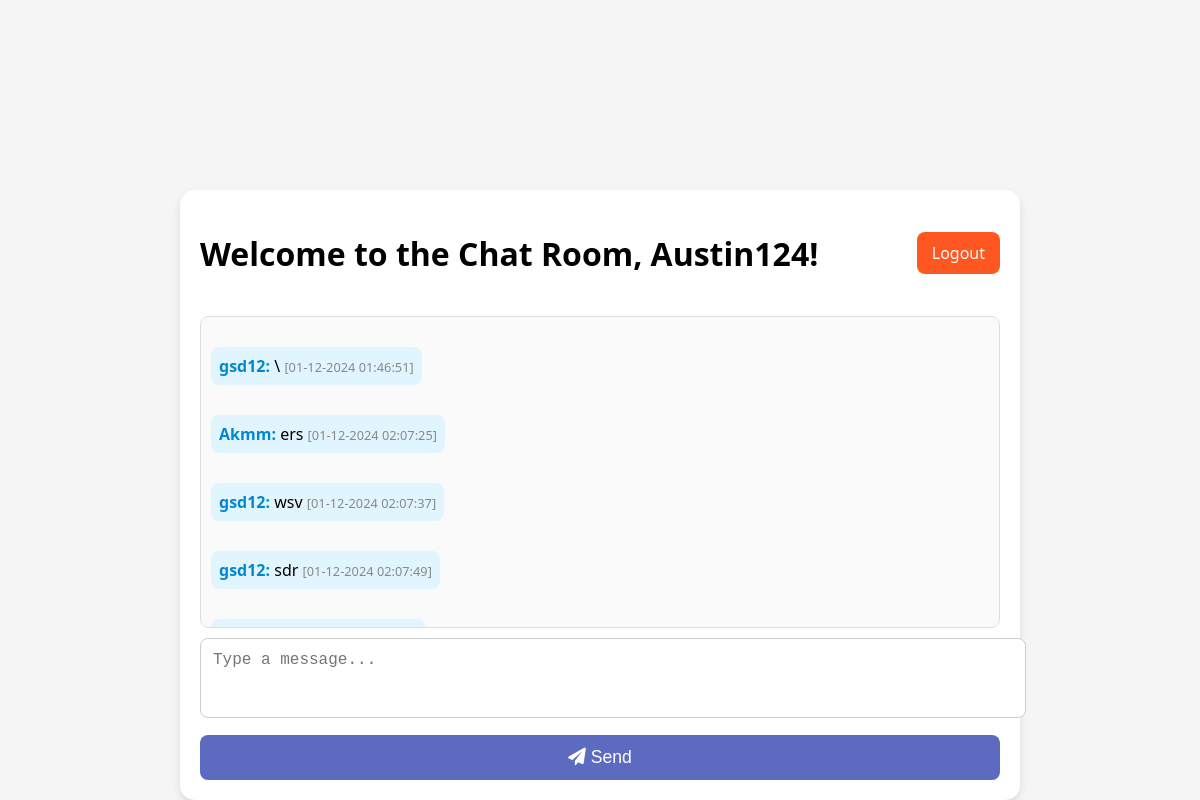
Page /chat (signed in) on the committed database.
### app.py (models this page shows, shortened)
class User(db.Model):
    id = db.Column(db.Integer, primary_key=True)
    username = db.Column(db.String(20), unique=True, nullable=False)  # Unique usernames
    email = db.Column(db.String(120), unique=True, nullable=False)  # Unique emails
    password_hash = db.Column(db.String(128), nullable=False)  # Store hashed passwords
    messages = db.relationship('Message', backref='author', lazy=True)  # Relationship with messages

class Message(db.Model):
    id = db.Column(db.Integer, primary_key=True)
    content = db.Column(db.String(500), nullable=False)  # Message content
    user_id = db.Column(db.Integer, db.ForeignKey('user.id'), nullable=False)  # Link to the user
    timestamp = db.Column(db.DateTime, default=lambda: datetime.now(timezone('Africa/Nairobi')))  # Timestamp with Nairobi time zone

### app.py (the view)
@app.route('/chat')
def chat():
    if 'username' not in session:  # Ensure the user is logged in
        return redirect(url_for('index'))  # Redirect to the login page if not logged in
    messages = Message.query.order_by(Message.timestamp.desc()).limit(50).all()  # Fetch the latest 50 messages
    return render_template('index.html', messages=messages)  # Display the chat page template with messages

### templates/index.html (shortened to what this page needs)
<!DOCTYPE html>
<html lang="en">
<head>
    <link rel="stylesheet" href="{{ url_for('static', filename='style.css') }}">
    <link rel="stylesheet" href="https://cdnjs.cloudflare.com/ajax/libs/font-awesome/6.0.0-beta3/css/all.min.css">
</head>
<body>
    <div class="container">
        <div class="header">
            <h1>Welcome to the Chat Room, {{ session['username'] }}!</h1>
            <a href="{{ url_for('logout') }}" class="logout-btn">Logout</a>
        </div>
        <div id="messages" class="chat-box">
            {% for message in messages[::-1] %}
                <p class="message {{ 'self' if message.author.username == session['username'] else 'other' }}">
                    <strong class="username {{ 'self' if message.author.username == session['username'] else 'other' }}">
                        {{ message.author.username }}:
                    </strong>
                    {{ message.content }}
                    <span class="timestamp">[{{ message.timestamp.strftime('%d-%m-%Y %H:%M:%S') }}]</span>
                </p>
            {% endfor %}
        </div>
        <div class="input-container">
            <textarea id="message" placeholder="Type a message..." rows="3"></textarea>
            <button onclick="sendMessage()">
                <i class="fas fa-paper-plane"></i> Send
            </button>
        </div>
    </div>
</body>
</html>

### static/style.css (style rules this page uses)
body { font-family: 'Segoe UI', Tahoma, Geneva, Verdana, sans-serif; background-color: #F5F5F5; margin: 0; padding: 0; display: flex; justify-content: center; align-items: center; height: 100vh; }
.container { width: 100%; max-width: 800px; margin-top: auto; padding: 20px; background-color: #fff; box-shadow: 0 4px 8px rgba(0, 0, 0, 0.1); border-radius: 15px; text-align: center; }
.header { display: flex; justify-content: space-between; align-items: center; margin-bottom: 20px; width: 100%; }
input, textarea { padding: 10px; margin-bottom: 12px; border: 1px solid #ccc; border-radius: 8px; font-size: 1rem; }
.chat-box { max-height: 290px; overflow-y: scroll; padding: 10px; margin-bottom: 10px; background-color: #fafafa; border-radius: 8px; border: 1px solid #ddd; display: flex; flex-direction: column; }
.message { padding: 8px; margin-bottom: 10px; border-radius: 8px; max-width: 70%; word-wrap: break-word; animation: fadeIn 0.3s ease-in-out; }
.message.other { background-color: #E1F5FE; align-self: flex-start; }
.message .username { font-weight: bold; }
.message.other .username { color: #0288D1; }
.timestamp { font-size: 0.8em; color: #888; }
textarea { width: 100%; padding: 10px; border: 1px solid #ccc; border-radius: 5px; resize: none; }
button, input[type="submit"] { width: 100%; background-color: #5C6BC0; color: white; padding: 12px; border: none; border-radius: 5px; cursor: pointer; font-size: 1.1rem; transition: background-color 0.3s ease; }
.logout-btn { padding: 10px 15px; background-color: #FF5722; color: white; text-decoration: none; border-radius: 8px; font-size: 1rem; transition: background-color 0.3s ease; }
input[type="text"], input[type="email"], input[type="password"], textarea { padding: 12px; margin-bottom: 12px; border: 1px solid #ccc; border-radius: 8px; font-size: 1rem; width: 100%; }
input[type="submit"], button { width: 100%; background-color: #5C6BC0; color: white; padding: 12px; border: none; border-radius: 8px; font-size: 1.1rem; cursor: pointer; transition: background-color 0.3s ease; }
p { margin-top: 20px; }
a { color: #388E3C; text-decoration: none; }

### rows in the picture
User: username "Austin124"
Message: author.username "gsd12", content "\\", timestamp "01-12-2024 01:46:51"
Message: author.username "Akmm", content "ers", timestamp "01-12-2024 02:07:25"
Message: author.username "gsd12", content "wsv", timestamp "01-12-2024 02:07:37"
Message: author.username "gsd12", content "sdr", timestamp "01-12-2024 02:07:49"
